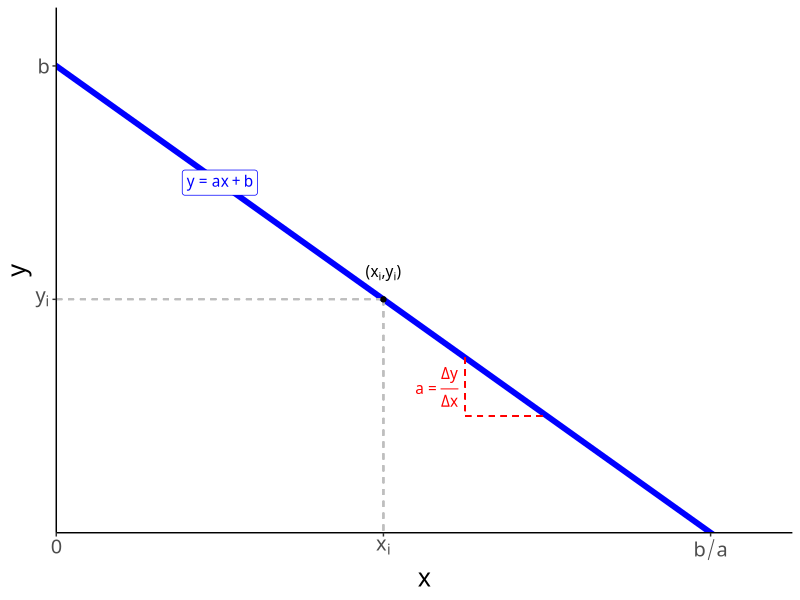
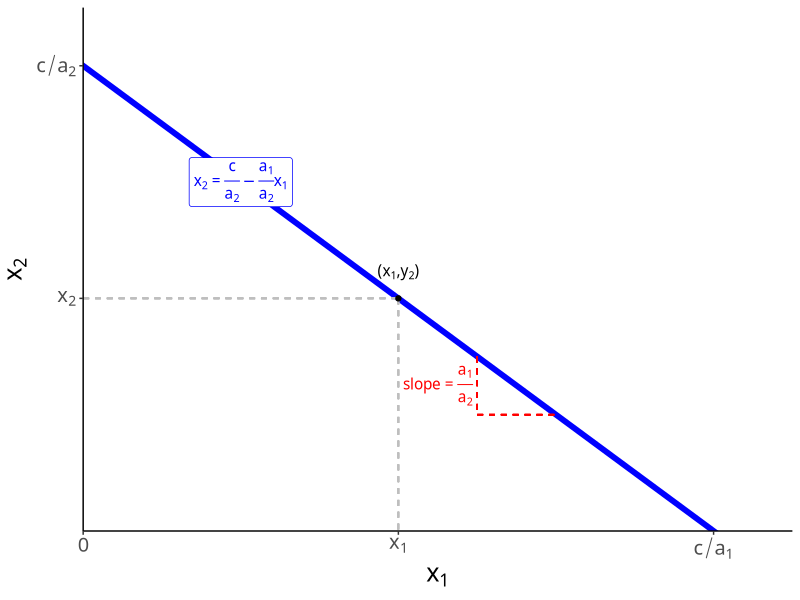
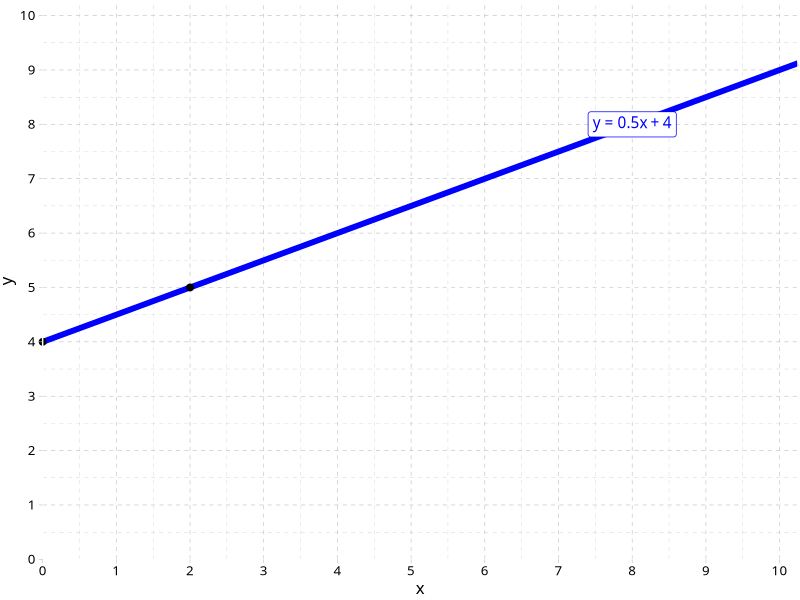
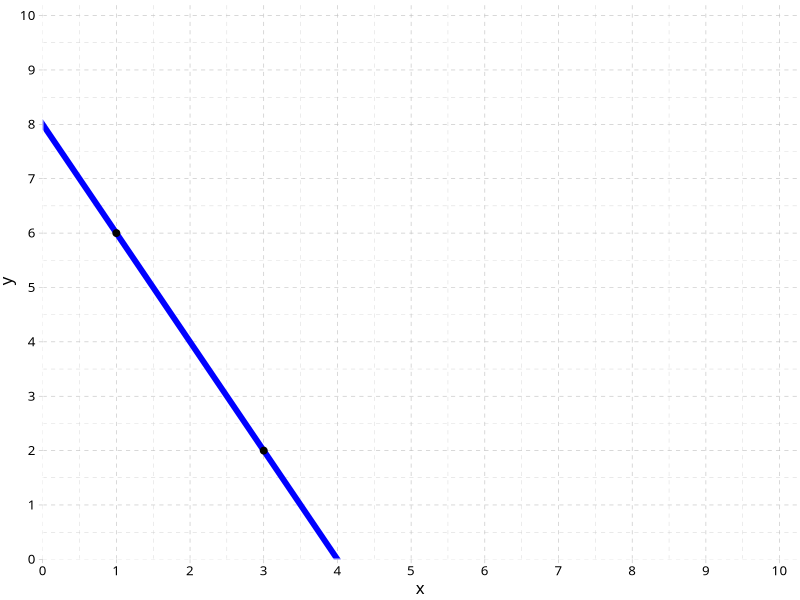
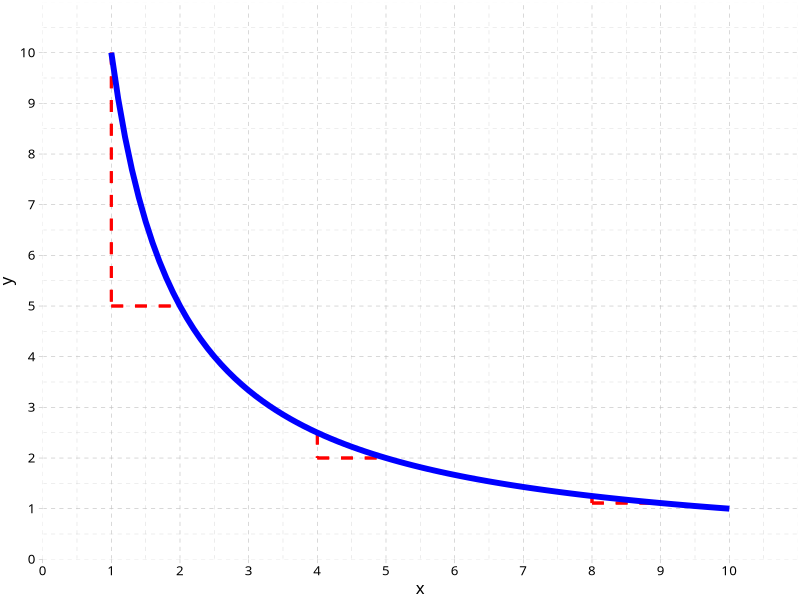
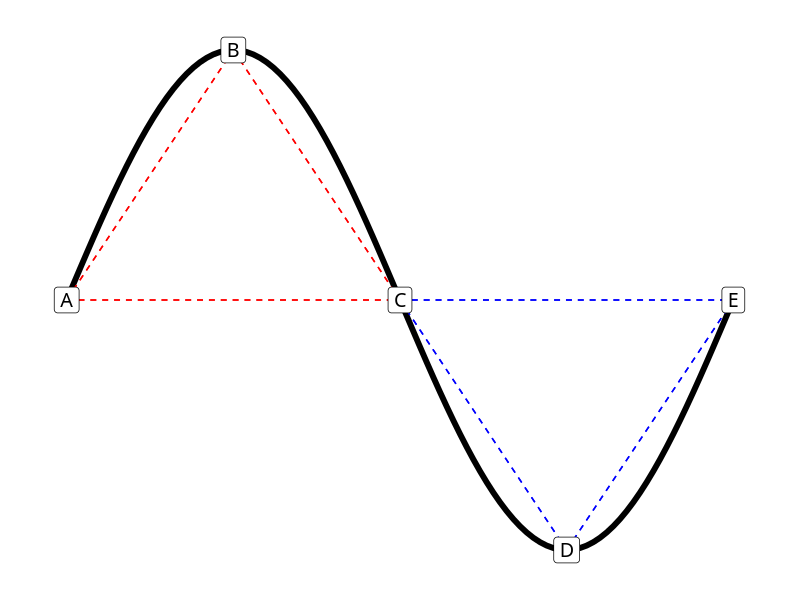
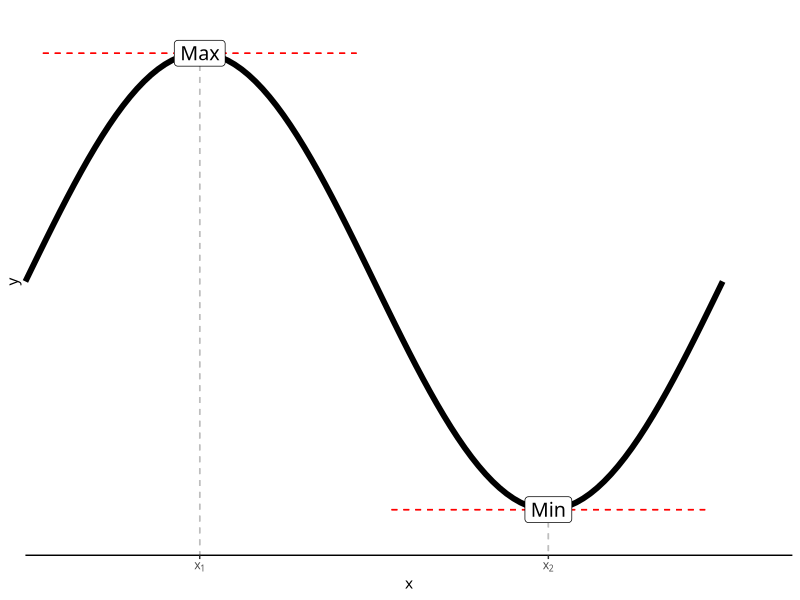
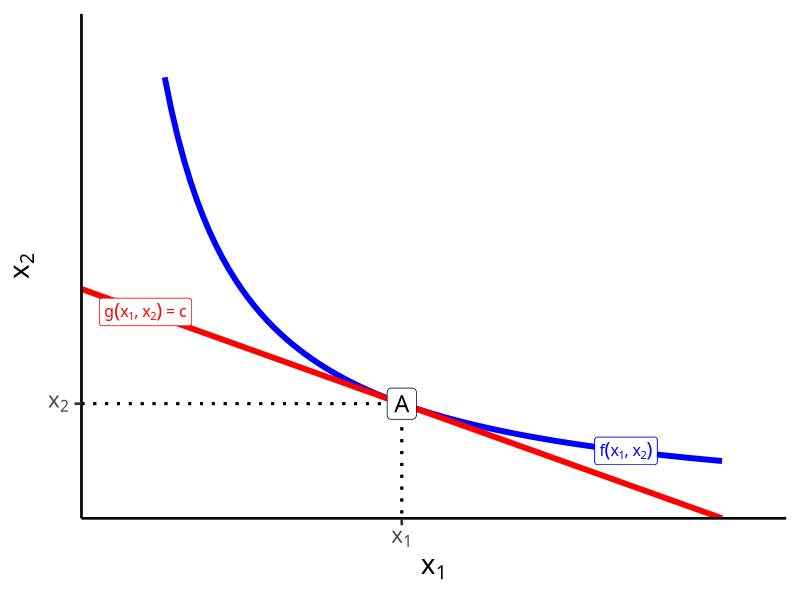

Recreate these plots in R, in order.
## ---- chunk 1
options(htmltools.dir.version = FALSE)
knitr::opts_chunk$set(echo=F,
                      message=F,
                      warning=F,
                      fig.retina = 3,
                      fig.align = "center")
library("tidyverse")
update_geom_defaults("label", list(family = "Fira Sans Condensed"))
update_geom_defaults("text", list(family = "Fira Sans Condensed"))

theme_guide <- theme_classic() + 
  theme(
    text = element_text(family = "Fira Sans Condensed", size = 18)
  )

## ---- chunk 2
ggplot(data = tibble(x = 1:10), aes(x = x))+
  geom_abline(slope = -1, intercept = 8, color = "blue", size = 2)+
  geom_segment(x = 0, xend = 4, y = 4, yend = 4, linetype = "dashed", color = "gray")+
  geom_segment(x = 4, xend = 4, y = 4, yend = 0, linetype = "dashed", color = "gray")+
  annotate(geom = "point", x = 4, y = 4)+
  
  geom_segment(x = 5, xend = 5, y = 3, yend = 2, linetype = "dashed", color = "red")+
  geom_segment(x = 5, xend = 6, y = 2, yend = 2, linetype = "dashed", color = "red")+
  
  annotate(geom = "text",
           x = 4.65, y = 2.5,
           label = expression(a == frac(Delta*y, Delta*x)), color = "red")+
  
  annotate(geom = "text",
           x = 4, y = 4.45,
           label = expression(paste("(", x[i], ",", y[i], ")")))+
  
  annotate(geom = "label",
           x = 2, y = 6,
           label = expression(y==a*x+b),
           color = "blue")+

  scale_x_continuous(breaks = c(0,4,8),
                     labels = c("0", expression(x[i]), expression(b/a)),
                     lim = c(0,9),
                     expand = c(0,0))+
  scale_y_continuous(breaks = c(4,8),
                     labels = c(expression(y[i]), "b"),
                     lim = c(0,9),
                     expand = c(0,0))+
  labs(x = "x",
       y = "y")+
  theme_guide
## ---- chunk 3
ggplot(data = tibble(x = 1:10), aes(x = x))+
  geom_abline(slope = -1, intercept = 8, color = "blue", size = 2)+
  geom_segment(x = 0, xend = 4, y = 4, yend = 4, linetype = "dashed", color = "gray")+
  geom_segment(x = 4, xend = 4, y = 4, yend = 0, linetype = "dashed", color = "gray")+
  annotate(geom = "point", x = 4, y = 4)+
  
  geom_segment(x = 5, xend = 5, y = 3, yend = 2, linetype = "dashed", color = "red")+
  geom_segment(x = 5, xend = 6, y = 2, yend = 2, linetype = "dashed", color = "red")+
  
  annotate(geom = "text",
           x = 4.5, y = 2.5,
           label = expression(slope == frac(a[1], a[2])), color = "red")+
  
  annotate(geom = "text",
           x = 4, y = 4.45,
           label = expression(paste("(", x[1], ",", y[2], ")")))+

  annotate(geom = "label",
           x = 2, y = 6,
           label = expression(x[2]==frac(c,a[2])-frac(a[1],a[2])*x[1]),
           color = "blue")+

  scale_x_continuous(breaks = c(0,4,8),
                     labels = c("0", expression(x[1]), expression(c/a[1])),
                     lim = c(0,9),
                     expand = c(0,0))+
  scale_y_continuous(breaks = c(4,8),
                     labels = c(expression(x[2]), expression(c/a[2])),
                     lim = c(0,9),
                     expand = c(0,0))+
  labs(x = expression(x[1]),
       y = expression(x[2]))+
  theme_guide
## ---- chunk 4
points <- tribble(
  ~x, ~y,
  0, 4,
  2, 5
)

ggplot(data = points, aes(x = x, y = y))+
  geom_abline(slope = 0.5, intercept = 4, color = "blue", size = 2)+
  geom_point(size = 2)+
  annotate(geom = "label",
           x = 8, y = 8,
           label = expression(y==0.5*x+4),
           color = "blue")+
  scale_x_continuous(breaks = seq(0,10,1),
                     lim = c(0,10.25),
                     expand = c(0,0))+
  scale_y_continuous(breaks = seq(0,10,1),
                     lim = c(0,10.25),
                     expand = c(0,0))+
  labs(x = "x",
       y = "y")+
  ggthemes::theme_pander(base_family = "Fira Sans Condensed")+
  coord_cartesian(clip = "off")
## ---- chunk 5
points2 <- tribble(
  ~x, ~y,
  1, 6,
  3, 2
)

ggplot(data = points2, aes(x = x, y = y))+
  geom_abline(slope = -2, intercept = 8, color = "blue", size = 2)+
  geom_point(size = 2)+
  scale_x_continuous(breaks = seq(0,10,1),
                     lim = c(0,10.25),
                     expand = c(0,0))+
  scale_y_continuous(breaks = seq(0,10,1),
                     lim = c(0,10.25),
                     expand = c(0,0))+
  labs(x = "x",
       y = "y")+
  ggthemes::theme_pander(base_family = "Fira Sans Condensed")
## ---- chunk 6
IC_mrs=function(x){10/x}

ggplot(tibble(x=c(0,10)), aes(x=x))+
  geom_segment(aes(x=1, xend=1, y=IC_mrs(1), yend=IC_mrs(2)), linetype="dashed", color="red", size=1)+
  geom_segment(aes(x=1, xend=2, y=IC_mrs(2), yend=IC_mrs(2)), linetype="dashed", color="red", size=1)+
  geom_segment(aes(x=4, xend=4, y=IC_mrs(4), yend=IC_mrs(5)), linetype="dashed", color="red", size=1)+
  geom_segment(aes(x=4, xend=5, y=IC_mrs(5), yend=IC_mrs(5)), linetype="dashed", color="red", size=1)+
  geom_segment(aes(x=8, xend=8, y=IC_mrs(8), yend=IC_mrs(9)), linetype="dashed", color="red", size=1)+
  geom_segment(aes(x=8, xend=9, y=IC_mrs(9), yend=IC_mrs(9)), linetype="dashed", color="red", size=1)+
  stat_function(fun=IC_mrs, geom="line", size=2, color="blue")+
  scale_x_continuous(breaks=seq(0,10,1),
                     limits=c(0,10),
                     expand=expand_scale(mult=c(0,0.1)))+
  scale_y_continuous(breaks=seq(0,10,1),
                     limits=c(0,10),
                     expand=expand_scale(mult=c(0,0.1)))+
  labs(x = "x",
       y = "y")+
  ggthemes::theme_pander(base_family = "Fira Sans Condensed")
## ---- chunk 7
f <- function(x){sin(x)}

con_points <- tribble(
  ~x, ~y, ~lab,
  0, f(0), "A",
  0.5*pi, f(0.5*pi), "B",
  pi, f(pi), "C",
  1.5*pi, f(1.5*pi), "D",
  2*pi, f(2*pi), "E"
)

ggplot(tibble(x=c(0,10)), aes(x=x))+
  stat_function(fun = f, geom="line", size=2, color="black")+
  geom_segment(x = 0, xend = 0.5*pi, y = f(0), yend = f(0.5*pi), linetype = "dashed", color = "red")+
  geom_segment(x = 0.5*pi, xend = pi, y = f(0.5*pi), yend = f(pi), linetype = "dashed", color = "red")+
  geom_segment(x = 0, xend = pi, y = 0, yend = 0, linetype = "dashed", color = "red")+
  
  geom_segment(x = pi, xend = 1.5*pi, y = f(pi), yend = f(1.5*pi), linetype = "dashed", color = "blue")+
  geom_segment(x = 1.5*pi, xend = 2*pi, y = f(1.5*pi), yend = f(2*pi), linetype = "dashed", color = "blue")+
  geom_segment(x = pi, xend = 2*pi, y = 0, yend = 0, linetype = "dashed", color = "blue")+

  geom_label(data = con_points, aes(x = x, y = y, label = lab), size = 5)+

  scale_x_continuous(breaks=seq(0,2*pi,1),
                     limits=c(0,2*pi),
                     expand=expand_scale(mult=c(0.1,0.1)))+
  scale_y_continuous(breaks=seq(-1,1,1),
                     limits=c(-1,1),
                     expand=expand_scale(mult=c(0.1,0.1)))+
  labs(x = "x",
       y = "y")+
  theme_void(base_family = "Fira Sans Condensed")+
  coord_cartesian(clip = "off")
## ---- chunk 8
f <- function(x){sin(x)}

con_points_2 <- tribble(
  ~x, ~y, ~lab,
  0.5*pi, f(0.5*pi), "Max",
  1.5*pi, f(1.5*pi), "Min",
)

ggplot(tibble(x=c(0,10)), aes(x=x))+
  stat_function(fun = f, geom="line", size=2, color="black")+
  geom_segment(x = 0.5*pi, xend = 0.5*pi, y = f(0.5*pi), yend = -Inf, linetype = "dashed", color = "gray")+
  geom_segment(x = 1.5*pi, xend = 1.5*pi, y = f(1.5*pi), yend = -Inf, linetype = "dashed", color = "gray")+

  geom_segment(x = 0.05*pi, xend = 0.95*pi, y = f(0.5*pi), yend = f(0.5*pi), linetype = "dashed", color = "red")+
  geom_segment(x = 1.05*pi, xend = 1.95*pi, y = f(1.5*pi), yend = f(1.5*pi), linetype = "dashed", color = "red")+

    geom_label(data = con_points_2, aes(x = x, y = y, label = lab), size = 5)+

  scale_x_continuous(breaks = c(0.5*pi,1.5*pi),
                     labels = c(expression(x[1]),expression(x[2])),
                     limits=c(0,2*pi),
                     expand=expand_scale(mult=c(0.0,0.1)))+
  scale_y_continuous(breaks=NULL,
                     limits=c(-1,1),
                     expand=expand_scale(mult=c(0.1,0.1)))+
  labs(x = "x",
       y = "y")+
  theme_classic(base_family = "Fira Sans Condensed")+
  coord_cartesian(clip = "off")
## ---- chunk 9
IC=function(x){50/x}
opt_point<-tribble(
  ~letter, ~x, ~y,
  "A", 10, 5,
)
BC=function(x){10-0.5*x}

ggplot(data.frame(x=c(0,10)), aes(x=x))+
  stat_function(fun=IC, geom="line", size=2, color = "blue")+
  stat_function(fun=BC, geom="line", size=2, color = "red")+
  geom_label(x=2,y=BC(2), color = "red", label=expression(g(x[1],x[2])==c), size = 4)+
  geom_label(x=17,y=IC(17), color = "blue", label = expression(f(x[1],x[2])), size = 4)+
  geom_segment(aes(x = 0, xend = 10, y = 5, yend=5), linetype="dotted", size=1)+
  geom_segment(aes(x = 10, xend = 10, y = 5, yend=0), linetype="dotted", size=1)+
  geom_label(data = opt_point,
             aes(x=x, y=y,
             label = letter),
             size = 6)+
  scale_x_continuous(breaks=c(10),
                     labels = c(expression(x[1])),
                     limits=c(0,20),
                     expand=expand_scale(mult=c(0,0.1)))+
  scale_y_continuous(breaks=c(5),
                     labels = c(expression(x[2])),
                     limits=c(0,20),
                     expand=expand_scale(mult=c(0,0.1)))+
  #scale_colour_manual("Curves", values = line_colors, guide=F)+
  labs(x = expression(x[1]),
       y = expression(x[2]))+
  theme_classic(base_family = "Fira Sans Condensed", base_size=20)
